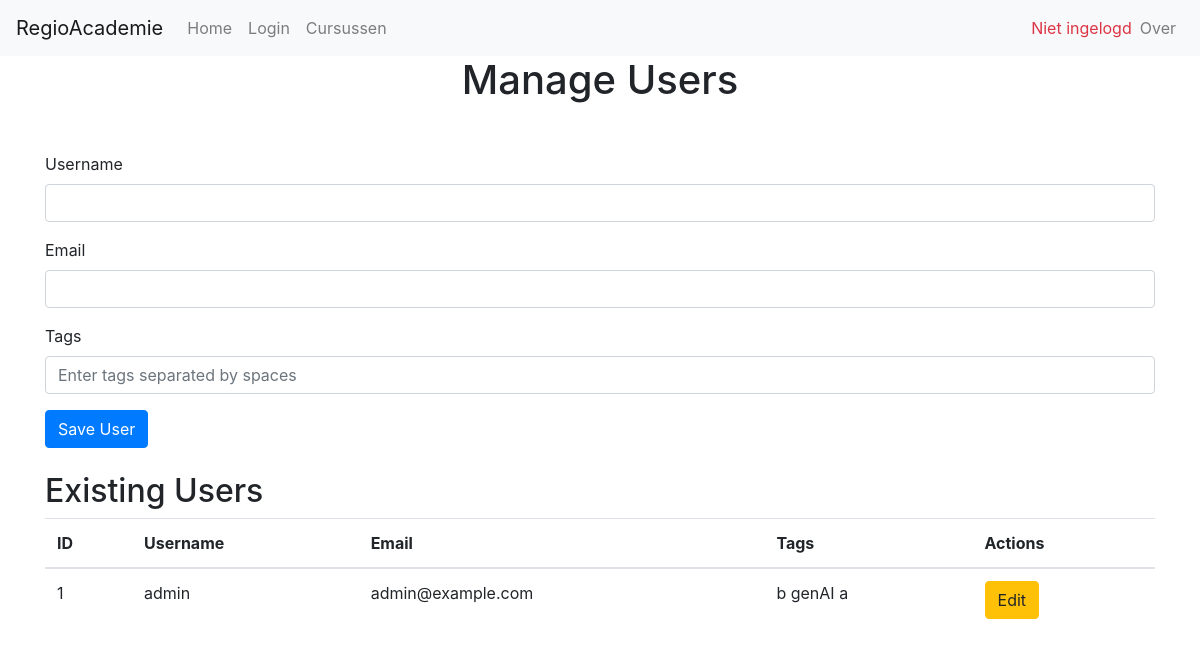
Before: /manage_users with the older database file.
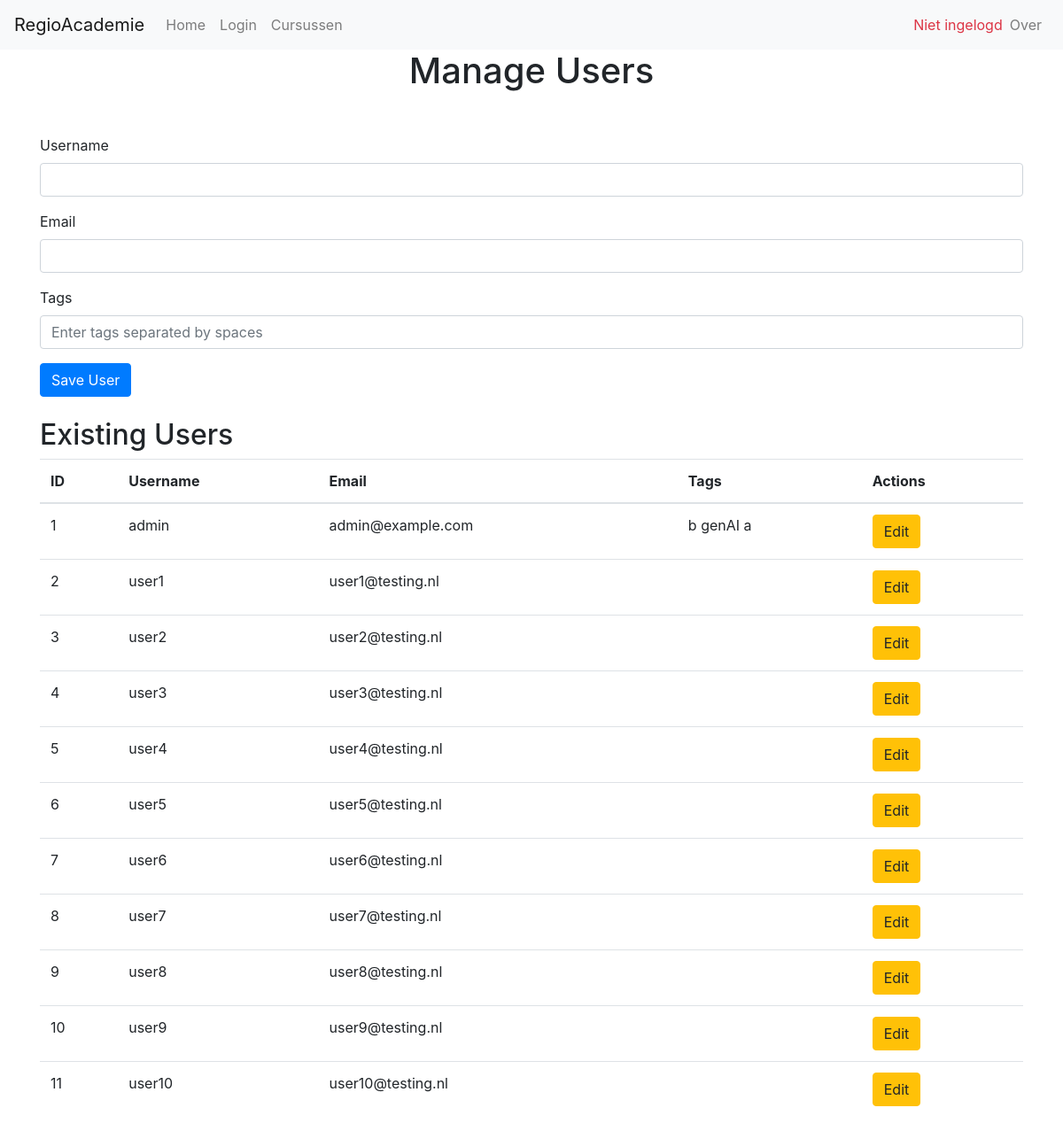
After: the same page with the newer database file.
### src/models.py (models this page shows, shortened)
class User(db.Model):
    __tablename__ = 'users'
    id = db.Column(db.Integer, primary_key=True)
    username = db.Column(db.String(50), unique=True, nullable=False)
    email = db.Column(db.String(120), unique=True, nullable=False)
    password_hash = db.Column(db.String(128))  # Store hashed passwords
    tags = db.Column(db.String(255))  # New field for tags
    created_at = db.Column(db.DateTime, default=db.func.current_timestamp())
    updated_at = db.Column(db.DateTime, default=db.func.current_timestamp(), onupdate=db.func.current_timestamp())

### app.py (the view, shortened to what this page needs)
@app.route('/manage_users', methods=['GET', 'POST'])
def manage_users():
    users = User.query.all()
    return render_template('manage_users.html', users=users)

### templates/manage_users.html (shortened to what this page needs)
{% extends "base.html" %}
{% block content %}
<h1 class="text-center mb-5">Manage Users</h1>
<form method="POST" class="mb-4">
    <div class="mb-3">
        <label for="username" class="form-label">Username</label>
        <input type="text" class="form-control" name="username" id="username" required>
    </div>
    <div class="mb-3">
        <label for="email" class="form-label">Email</label>
        <input type="email" class="form-control" name="email" id="email" required>
    </div>
    <div class="form-group">
        <label for="tags">Tags</label>
        <input type="text" class="form-control" id="tags" name="tags" placeholder="Enter tags separated by spaces">
    </div>
    <button type="submit" class="btn btn-primary">Save User</button>
</form>
<h2>Existing Users</h2>
<table class="table">
    <thead>
        <tr>
            <th>ID</th>
            <th>Username</th>
            <th>Email</th>
            <th>Tags</th>
            <th>Actions</th>
        </tr>
    </thead>
    <tbody>
        {% for user in users %}
        <tr>
            <td>{{ user.id }}</td>
            <td>{{ user.username }}</td>
            <td>{{ user.email }}</td>
            <td>{{ user.tags }}</td>
            <td>
                <button class="btn btn-warning" onclick="editUser({{ user.id }}, '{{ user.username }}', '{{ user.email }}', '{{ user.tags }}')">Edit</button>
            </td>
        </tr>
        {% endfor %}
    </tbody>
</table>
{% endblock %}

### templates/base.html (shortened to what this page needs)
<!DOCTYPE html>
<html lang="nl">
<head>
    <link rel="stylesheet" href="https://stackpath.bootstrapcdn.com/bootstrap/4.5.2/css/bootstrap.min.css">
</head>
<body>
    <nav class="navbar navbar-expand-lg navbar-light bg-light">
        <a class="navbar-brand" href="/">RegioAcademie</a>
        <div class="collapse navbar-collapse">
            <ul class="navbar-nav mr-auto">
                <li class="nav-item">
                    <a class="nav-link" href="/">Home</a>
                </li>
                {% if not session.username %}
                <li class="nav-item">
                    <a class="nav-link" href="/login">Login</a>
                </li>
                {% endif %}
                <li class="nav-item">
                    <a class="nav-link" href="/courses">Cursussen</a>
                </li>
            </ul>
            <ul class="navbar-nav">
                {% if session.username %}
                    <li class="nav-item">
                        <span class="navbar-text">Welkom, {{ session.username }}!</span>
                    </li>
                    <li class="nav-item">
                        <a class="nav-link" href="{{ url_for('logout') }}">Uitloggen</a>
                    </li>
                {% else %}
                    <li class="nav-item">
                        <span class="navbar-text text-danger">Niet ingelogd</span>
                    </li>
                {% endif %}
            </ul>
            <ul class="navbar-nav">
                <li class="nav-item">
                    <a class="nav-link" href="/about">Over</a>
                </li>
            </ul>
        </div>
    </nav>
    <div class="container">
        {% block content %}{% endblock %}
    </div>
</body>
</html>

Changed rows visible on the page:
added User: id "2", username "user1", email "user1@testing.nl"
added User: id "3", username "user2", email "user2@testing.nl"
added User: id "4", username "user3", email "user3@testing.nl"
added User: id "5", username "user4", email "user4@testing.nl"
added User: id "6", username "user5", email "user5@testing.nl"
added User: id "7", username "user6", email "user6@testing.nl"
added User: id "8", username "user7", email "user7@testing.nl"
added User: id "9", username "user8", email "user8@testing.nl"
added User: id "10", username "user9", email "user9@testing.nl"
added User: id "11", username "user10", email "user10@testing.nl"
